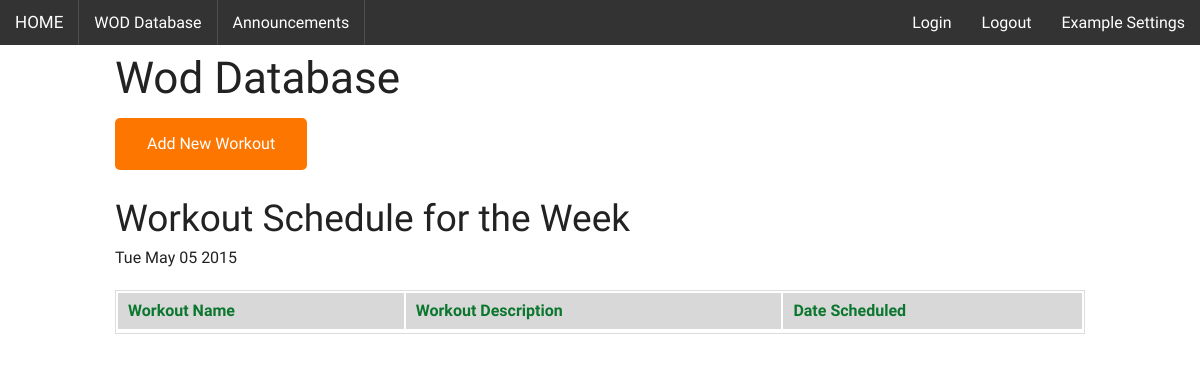
The app's page /wod_database.php (signed in), older data.
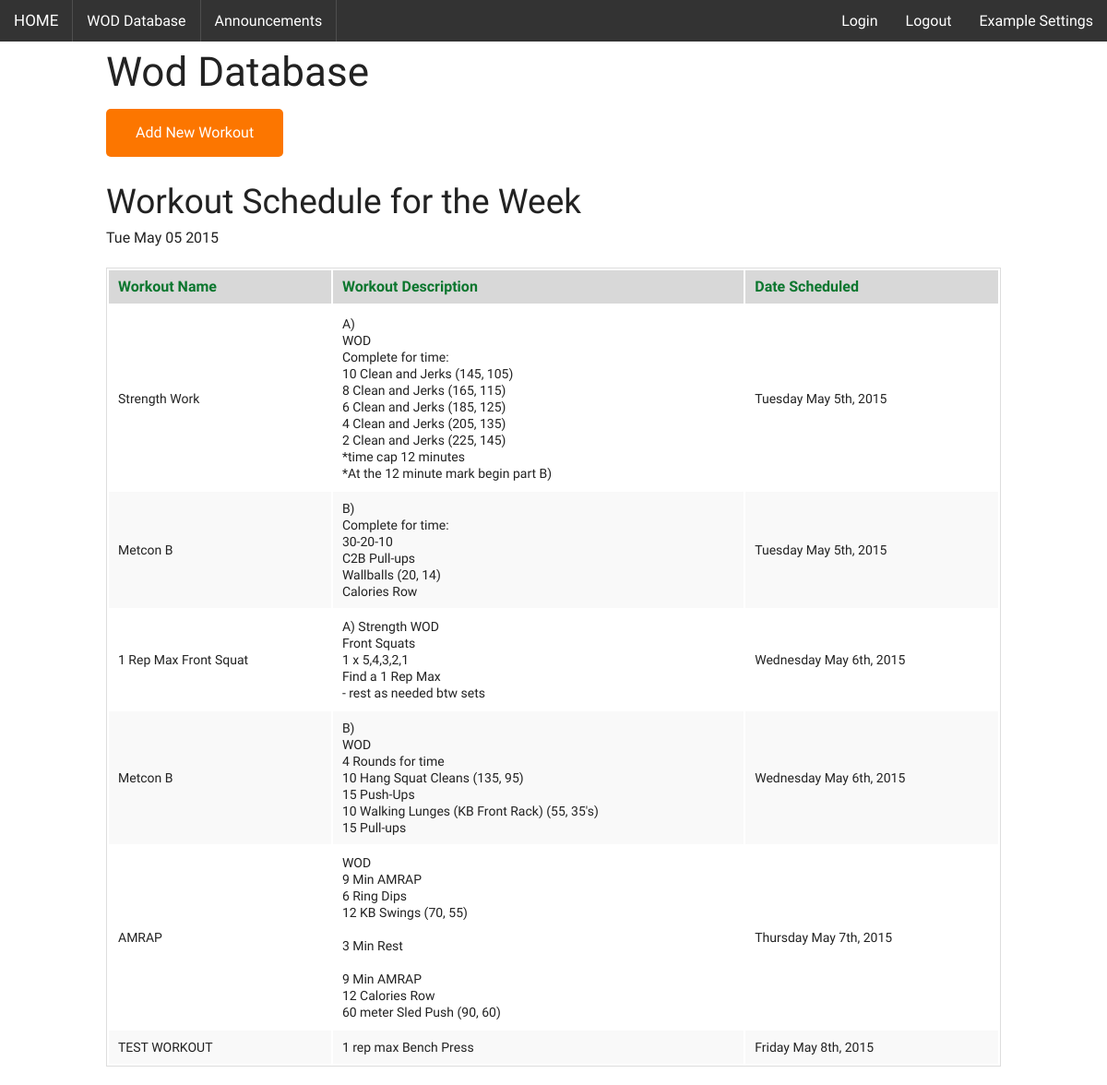
The same page, newer data.
### tables this page shows
CREATE TABLE IF NOT EXISTS `workouts` (
  `workout_id` int(11) NOT NULL,
  `workout_name` varchar(255) NOT NULL,
  `wod_type` varchar(50) NOT NULL,
  `wod_date` date NOT NULL,
  `description` text NOT NULL
);

### wod_database.php (the view, shortened to what this page needs)
<?php
include($_SERVER['DOCUMENT_ROOT'].'/header_coach.php');
?>
<!DOCTYPE html>
<html class="no-js" lang="en">
  <body>
<div class="row">
    <div class="small-11 large-4 columns">
<h1>Wod Database</h1>
    <form action="/create_workout.php">
        <input class="button" type="submit" value="Add New Workout">
    </form>
</div>
</div>
<div class="row">
    <div class="large-12 columns">
        <h2>Workout Schedule for the Week<p id="date_scheduler"></p>
       </h2>
            <?php
            include 'connect.php';
            $query = "SELECT * FROM workouts
            WHERE wod_date
            BETWEEN DATE(NOW()) AND
            DATE(NOW() + INTERVAL (6 - WEEKDAY(NOW())) DAY)
            ORDER BY wod_date";
            $result = mysqli_query($sql_link, $query);
      echo "<table>
            <th>Workout Name</th>
            <th>Workout Description</th>
            <th>Date Scheduled</th>
            <tr>";
while($row = mysqli_fetch_array($result)){
  $workout_name  = $row['workout_name'];
  $workout_description = $row['description'];
$workout_date = $row['wod_date'];
$integer_date = strtotime($workout_date);
$wod_date = date("l F jS, Y", $integer_date);
echo "<tr><td>".$workout_name."</td><td>".$workout_description."</td><td>".$wod_date."</td></tr>";
}
echo "</table>";
?>
    </div>
</div>
    </body>
</html>

### header_coach.php (shortened to what this page needs)
<!DOCTYPE html>
<html class="no-js" lang="en">
  <head>
    <link rel="stylesheet" href="/stylesheets/app.css" />
      <link rel="stylesheet" href="/css/main.css">
</head>
<body>
<nav class="top-bar" data-topbar role="navigation">
  <ul class="title-area">
    <li class="name">
      <h1><a href="/home_coach.php">HOME</a></h1>
    </li>
  </ul>
  <section class="top-bar-section">
    <ul class="left">
        <li><a href="/wod_database.php">WOD Database</a></li>
        <li><a href="/announcement.php">Announcements</a></li>
    </ul>
    <ul class="right">
        <li><a href="/peak_login.php"/>Login</li>
        <li><a href="/api/Logout.php"/>Logout</li>
        <li><a href="/profile/coach_profile.php"><?=$_SESSION['first_name'];?> Settings</a></li>
        </ul>
  </section>
</nav>
    </body>
</html>

### css/main.css (style rules this page uses)
body { font-family: 'Oswald', sans-serif; }
h1, h2, h3, h4, h5, h6 { font-family: 'Oswald', sans-serif; }
.top-bar-section ul li > a { font-family: 'Oswald', sans-serif; font-weight: 100; font-size: 16px; }
button, .button { font-family: 'Oswald', sans-serif; background-color: #fc7600; border-color: #fc963c; color: #FFFFFF; transition: background-color 300ms ease-out; border-radius: 5px; }
a { color: #10a541; }
input[type="submit"] { -webkit-appearance: none; border-radius: 5px; }
table { width: 100%; }
table tr th { color: #0b762e; background-color: #d8d8d8; font-size: 16px; }

Row changes from the older to the newer data that the page shows:
added workouts: workout_name "Strength Work", description "A) WOD Complete for time: 10 Clean and Jerks (145, 105) 8 Clean and Jerks (165, 115) 6 Clean and Jerks (185, 125) 4 Clean and Jerks (205, 135) 2 Clean and Jerks (225, 145) *time cap 12 minutes *At the 12 minute mark begin part B)", wod_date "Tuesday May 5th, 2015"
added workouts: workout_name "Metcon B", description "B) Complete for time: 30-20-10 C2B Pull-ups Wallballs (20, 14) Calories Row", wod_date "Tuesday May 5th, 2015"
added workouts: workout_name "1 Rep Max Front Squat", description "A) Strength WOD Front Squats 1 x 5,4,3,2,1 Find a 1 Rep Max - rest as needed btw sets", wod_date "Wednesday May 6th, 2015"
added workouts: workout_name "Metcon B", description "B) WOD 4 Rounds for time 10 Hang Squat Cleans (135, 95) 15 Push-Ups 10 Walking Lunges (KB Front Rack) (55, 35′s) 15 Pull-ups", wod_date "Wednesday May 6th, 2015"
added workouts: workout_name "AMRAP", description "WOD 9 Min AMRAP 6 Ring Dips 12 KB Swings (70, 55) 3 Min Rest 9 Min AMRAP 12 Calories Row 60 meter Sled Push (90, 60)", wod_date "Thursday May 7th, 2015"
added workouts: workout_name "TEST WORKOUT", description "1 rep max Bench Press", wod_date "Friday May 8th, 2015"
